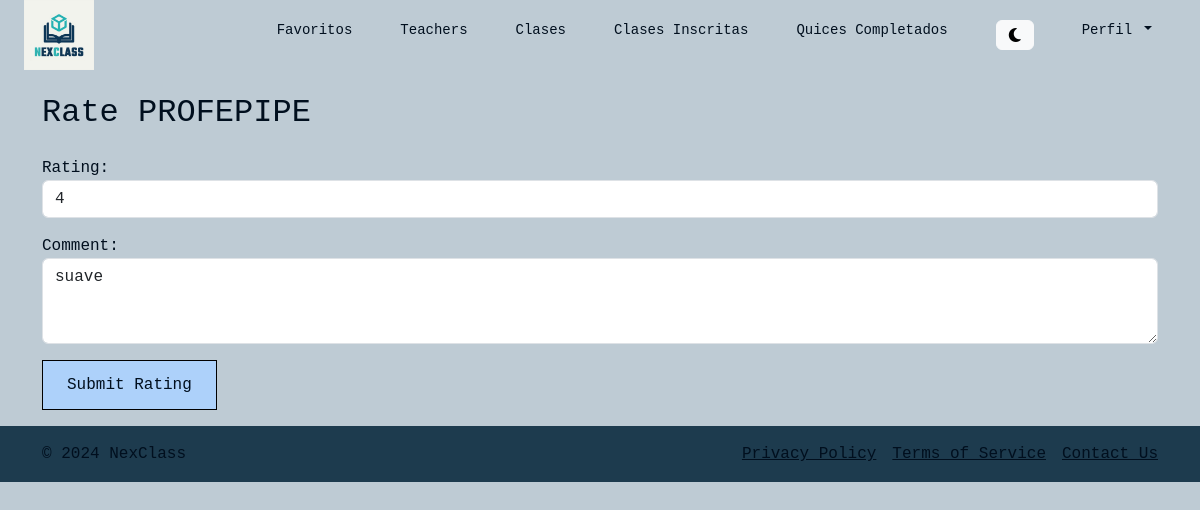
The app's page /rate/4/ (signed in) with its own data.
### users/models.py (models this page shows, shortened)
class Teacher(models.Model):
    user = models.OneToOneField(User, on_delete=models.CASCADE)
    specialties = models.CharField(
        max_length=50,
        choices=Specialties.choices
    )
    biography = models.TextField()
    average_rating = models.FloatField(default=0.0)
    availability = models.CharField(
        max_length=50,
        choices=Availability.choices
    )
    mode = models.CharField(
        max_length=50,
        choices=Mode.choices
    )
    def average_rating(self):
        ratings = self.ratings.all()
        if ratings:
            return sum([rating.rating for rating in ratings]) / ratings.count()
        return 0

class User(AbstractBaseUser, PermissionsMixin):
    user_id = models.AutoField(primary_key=True)
    name = models.CharField(max_length=255)
    username = models.CharField(max_length=150, unique=True)
    email = models.EmailField(unique=True)
    password = models.CharField(max_length=128)
    user_type = models.CharField(
        max_length=10,
        choices=UserType.choices
    )
    registration_date = models.DateTimeField(auto_now_add=True)
    profile_picture = models.ImageField(upload_to='profile_photos/', default='profile_photos/default_profile.png',
                                        null=True, blank=True)
    address = models.CharField(max_length=255, null=True, blank=True)
    profile_complete = models.BooleanField(default=False)
    is_active = models.BooleanField(default=True)
    is_staff = models.BooleanField(default=False)
    objects = UserManager()
    USERNAME_FIELD = 'username'
    REQUIRED_FIELDS = ['email', 'name']

### reviews/models.py (models this page shows)
class TeacherRating(models.Model):
    teacher = models.ForeignKey(Teacher, on_delete=models.CASCADE, related_name='ratings')
    student = models.ForeignKey(Student, on_delete=models.CASCADE)
    rating = models.PositiveIntegerField()
    comment = models.TextField(null=True, blank=True)
    created_at = models.DateTimeField(auto_now_add=True)
    class Meta:
        unique_together = ('teacher', 'student')  # Un estudiante solo puede calificar a un profesor una vez

### reviews/views.py (the view, shortened to what this page needs)
# urls.py: path('rate/<int:teacher_id>/', views.rate_teacher, name='rate_teacher'),
@login_required
def rate_teacher(request, teacher_id):
    teacher = get_object_or_404(Teacher, id=teacher_id)
    student = request.user.student  # Asumiendo que el usuario está autenticado como estudiante
    try:
        rating = TeacherRating.objects.get(teacher=teacher, student=student)
        form = TeacherRatingForm(instance=rating)  # Prepara el formulario con la calificación existente
    except TeacherRating.DoesNotExist:
        rating = None
        form = TeacherRatingForm()
    return render(request, 'rate_teacher.html', {'form': form, 'teacher': teacher})

### reviews/forms.py
class TeacherRatingForm(forms.ModelForm):
    class Meta:
        model = TeacherRating
        fields = ['rating', 'comment']
        widgets = {
            'rating': forms.NumberInput(attrs={'min': 1, 'max': 5, 'class': 'form-control'}),
            'comment': forms.Textarea(attrs={'class': 'form-control', 'rows': 3}),}

### reviews/templates/rate_teacher.html (shortened to what this page needs)
{% extends 'navbar.html' %}
{% block content %}
<div class="container">
    <h2 class="my-4">Rate {{ teacher.user.username }}</h2>
    <form method="post">
        <div class="mb-3">
            {{ form.rating.label_tag }}
            {{ form.rating }}
        </div>
        <div class="mb-3">
            {{ form.comment.label_tag }}
            {{ form.comment }}
        </div>
        <button type="submit" class="button-custom-two">Submit Rating</button>
    </form>
</div>
{% endblock content %}

### NextClassProject/static/styles/global.css (style rules this page uses)
h1, h2, h3, h4, h5, h6 { font-family: "Space Mono", monospace; color: var(--text-color); }
.button-custom-two { background-color: var(--button-bg-color-two); color: var(--button-text-color); border: 0.5px solid var(--border-color); border-radius: 0; padding: 12px 24px; text-align: center; display: inline-block; font-size: 16px; cursor: pointer; transition: background-color 0.3s, color 0.3s; }

### records on screen
Teacher: user.username "PROFEPIPE"
TeacherRating: rating "4", comment "suave"
